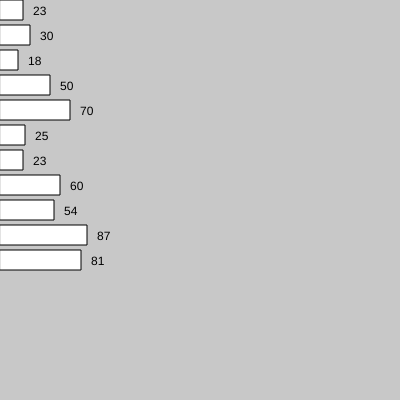
Frame 1 (no input)
Frame 60 (no input): identical to frame 1, image omitted
Frame 120 (the mouse pressed at the canvas centre since frame 60): identical to frame 1, image omitted

The p5.js sketch that drew this single still picture (run headless with seeded random() and noise() and a simulated clock; from frame 60 on, the mouse is pressed at the canvas centre):

// p5.js sketch
// ── sketch.js


let anios = [23,30,18,50,70,25,23,60,54,87,81]

let tamanioBarra = 20;
let posicionY = 0;
let desplazamiento = 25;
function setup() 
{
	createCanvas(400, 400);
}

function draw()
{
    background(200)

    posicionY = 0;

    for(let i = 0; i <= anios.length -1  ; i++){
        rect(0 , posicionY , anios[i], tamanioBarra)
        text(anios[i],anios[i] +10 , posicionY + 15)
        posicionY += desplazamiento;
    }

    
}
